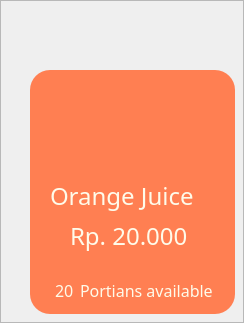
                              <widget class="QFrame" name="Frame_Orange">
                               <property name="styleSheet">
                                <string notr="true"/>
                               </property>
                               <property name="frameShape">
                                <enum>QFrame::StyledPanel</enum>
                               </property>
                               <property name="frameShadow">
                                <enum>QFrame::Raised</enum>
                               </property>
                               <widget class="QPushButton" name="But_Orange">
                                <property name="geometry">
                                 <rect>
                                  <x>30</x>
                                  <y>70</y>
                                  <width>205</width>
                                  <height>244</height>
                                 </rect>
                                </property>
                                <property name="styleSheet">
                                 <string notr="true">QPushButton{
background-color:rgb(255, 127, 82);
padding:50px 80px;
border:none;
border-radius:20px;

}
QPushButton:hover{
background-color:rgb(65, 119, 167);
}</string>
                                </property>
                                <property name="text">
                                 <string/>
                                </property>
                               </widget>
                               <widget class="QLabel" name="Label_Orange">
                                <property name="geometry">
                                 <rect>
                                  <x>50</x>
                                  <y>180</y>
                                  <width>161</width>
                                  <height>31</height>
                                 </rect>
                                </property>
                                <property name="font">
                                 <font>
                                  <family>Poppins</family>
                                  <pointsize>18</pointsize>
                                 </font>
                                </property>
                                <property name="styleSheet">
                                 <string notr="true">background-color:none;
color:rgb(254, 251, 234);</string>
                                </property>
                                <property name="text">
                                 <string>Orange Juice</string>
                                </property>
                               </widget>
                               <widget class="QLabel" name="label_105">
                                <property name="geometry">
                                 <rect>
                                  <x>70</x>
                                  <y>220</y>
                                  <width>121</width>
                                  <height>31</height>
                                 </rect>
                                </property>
                                <property name="font">
                                 <font>
                                  <family>Poppins</family>
                                  <pointsize>18</pointsize>
                                 </font>
                                </property>
                                <property name="styleSheet">
                                 <string notr="true">background-color:none;
color:rgb(254, 251, 234);</string>
                                </property>
                                <property name="text">
                                 <string>Rp. 20.000</string>
                                </property>
                               </widget>
                               <widget class="QPushButton" name="pushButton_35">
                                <property name="geometry">
                                 <rect>
                                  <x>60</x>
                                  <y>0</y>
                                  <width>141</width>
                                  <height>151</height>
                                 </rect>
                                </property>
                                <property name="styleSheet">
                                 <string notr="true">QPushButton{
background-color:none;
padding:50px 80px;
border:none;
border-radius:75px;
}</string>
                                </property>
                                <property name="text">
                                 <string/>
                                </property>
                                <property name="icon">
                                 <iconset>
                                  <normaloff>icon/9.png</normaloff>icon/9.png</iconset>
                                </property>
                                <property name="iconSize">
                                 <size>
                                  <width>140</width>
                                  <height>140</height>
                                 </size>
                                </property>
                               </widget>
                               <widget class="QLabel" name="label_71">
                                <property name="geometry">
                                 <rect>
                                  <x>80</x>
                                  <y>280</y>
                                  <width>151</width>
                                  <height>21</height>
                                 </rect>
                                </property>
                                <property name="font">
                                 <font>
                                  <family>Poppins</family>
                                  <pointsize>12</pointsize>
                                 </font>
                                </property>
                                <property name="styleSheet">
                                 <string notr="true">background-color:none;
color:rgb(254, 251, 234);</string>
                                </property>
                                <property name="text">
                                 <string>Portians available</string>
                                </property>
                               </widget>
                               <widget class="QLabel" name="Lbl_Stock_Orange">
                                <property name="geometry">
                                 <rect>
                                  <x>55</x>
                                  <y>280</y>
                                  <width>21</width>
                                  <height>21</height>
                                 </rect>
                                </property>
                                <property name="font">
                                 <font>
                                  <family>Poppins</family>
                                  <pointsize>12</pointsize>
                                 </font>
                                </property>
                                <property name="styleSheet">
                                 <string notr="true">background-color:none;
color:rgb(254, 251, 234);</string>
                                </property>
                                <property name="text">
                                 <string>20</string>
                                </property>
                               </widget>
                              </widget>
